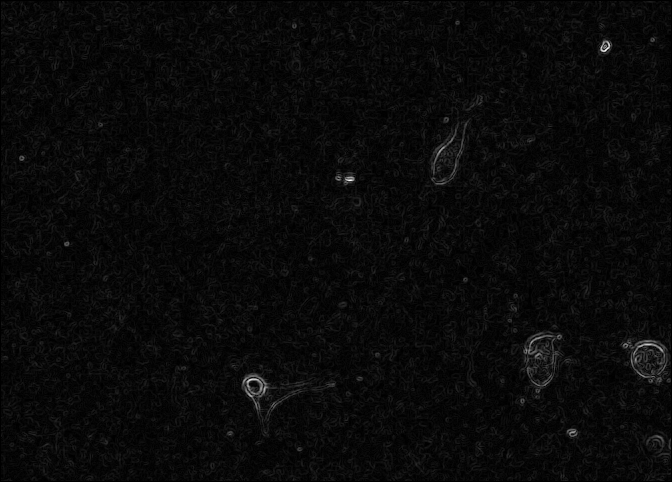
#> input picture cell_shape/segmentation/sample_sobel_img.tif, 672 x 482 px
$ python -i ftracker.py   (imports and definitions only)   (Python 2 division)   (older library calls are emulated)
#> lines starting #> are read from the running program, lines starting #| are printed output that depends on the picture; after the words box and inside, x2 and y2 are one past the last pixel; in counts of white or black regions, pixels touching at a corner belong together
#> further down, picture is the input picture: shape (482, 672); min 0, max 255, mean 9.5
# -*- coding: utf-8 -*-
"""
Created on Wed Apr 26 13:55:30 2017

@author: univ4208
"""

import numpy as np
import cv2
import scipy.ndimage as ndi
import skimage
import hungarian
import skimage.feature
from sklearn.neighbors import KNeighborsClassifier
a=10

# [17 lines left out: function filter_by_size, not called in this run]

def canny_threshold(image):
    """Performs thresholding of an image using contour detection. This algorithm can be decomposed in two steps:
    1/Canny filter to get only edges in the image
    2/Gaussian blur
    3/Contour detection and filling"""
    size = 3

    #Step 1
    canny = skimage.feature.canny(image)
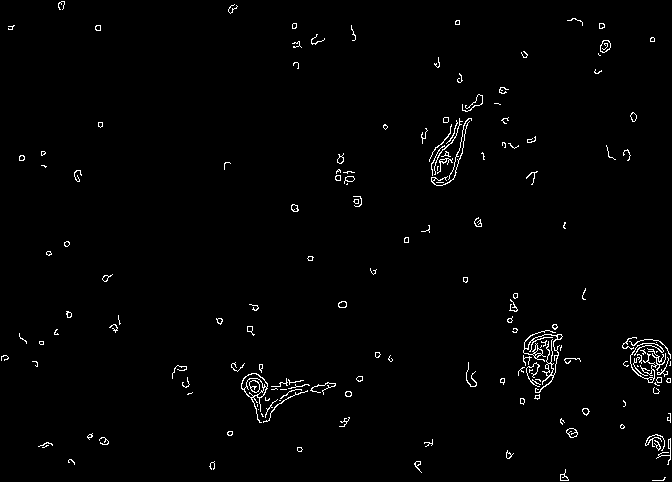
#> canny: shape (482, 672) bool; 1.5% white in thin lines or dots
    canny = canny/np.max(canny)*240     #!!Very important otherwise fails miserably. Flagadagada
#> canny: shape (482, 672) float64; values 0 (black) and 240 (white), 1.5% white in thin lines or dots
    canny = canny.astype(np.uint8)
    #Step 2
    canny_blur = cv2.blur(canny,(size,size))
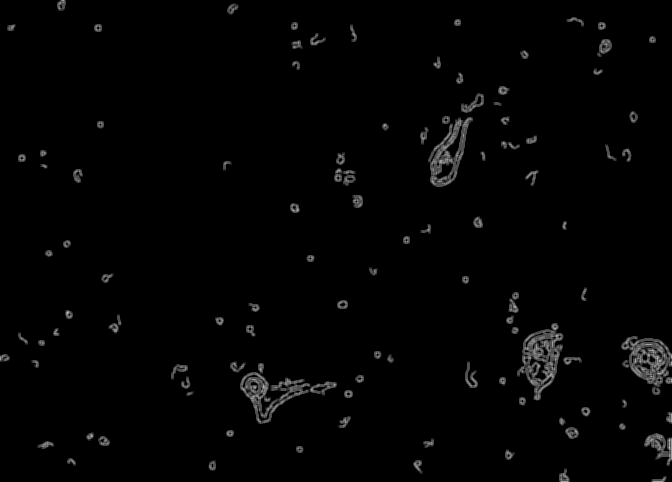
#> canny_blur: shape (482, 672); min 0, max 187, mean 3.6
    canny_blur,contour,hierarchy = cv2.findContours(canny_blur,cv2.RETR_CCOMP,cv2.CHAIN_APPROX_SIMPLE)
#> contour = 243 contours, 130 with area under 20; largest, box (x1, y1, x2, y2) and area: (517, 323, 564, 401) 1978, (240, 363, 337, 424) 1834, (621, 336, 672, 395) 1795, (428, 116, 473, 187) 1685, (644, 433, 672, 466) 428
    #Step 3
    i=0
    img = np.zeros(image.shape)
    for cnt in contour:
            cv2.drawContours(img,contour,i,255,-1)
            i+=1
#> this loop made 243 passes
#> cnt on passes 8, 10, 15: [[507, 455], [508, 454], [509, 455], [508, 456]], [[298, 449], [299, 448], [300, 449], [299, 450]], [[102, 439], [103, 438], [104, 439], [103, 440]]
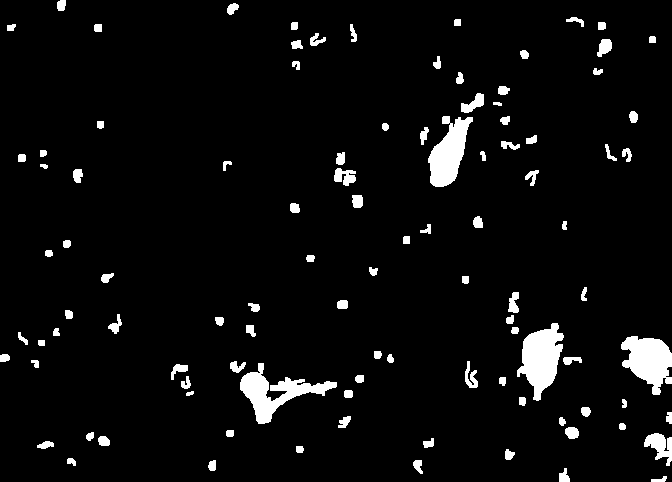
#> img: shape (482, 672) float64; 4.9% white; 102 white regions, largest, box (x1, y1, x2, y2) and area: (517, 323, 564, 401) 2088, (240, 363, 337, 424) 2010, (621, 336, 672, 395) 1904
#> after the loop, i = 243
    return img

# [64 lines left out: functions watershed_for_cells, centroids, centroids2, not called in this run]

def w_thresh(gray):
    """Wraps up the thresholding method"""
    thresh = canny_threshold(gray)
    kernel = np.ones((4,4), np.uint8)
    thresh = cv2.erode(thresh, kernel, iterations=1)
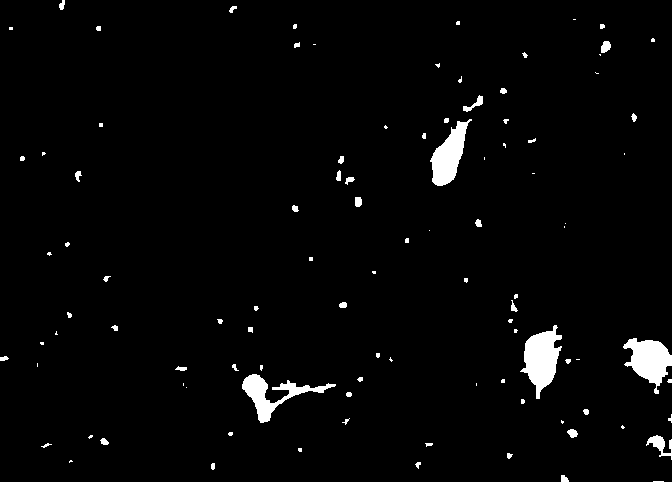
#> thresh: shape (482, 672) float64; 2.5% white; 101 white regions (52 under 20 px), largest, box (x1, y1, x2, y2) and area: (520, 325, 562, 399) 1665, (623, 338, 672, 394) 1488, (430, 119, 472, 186) 1370
    return thresh


"""niou methods"""
# [338 lines left out: functions updateLabels, fillCostMatrix, w_hungarian, filter_out_flickers, remove_to_destroy, get_remaining_events and 4 more, not called in this run]


>>> import cv2
>>> picture = cv2.imread('segmentation/sample_sobel_img.tif', cv2.IMREAD_GRAYSCALE)
>>> result = w_thresh(picture)
